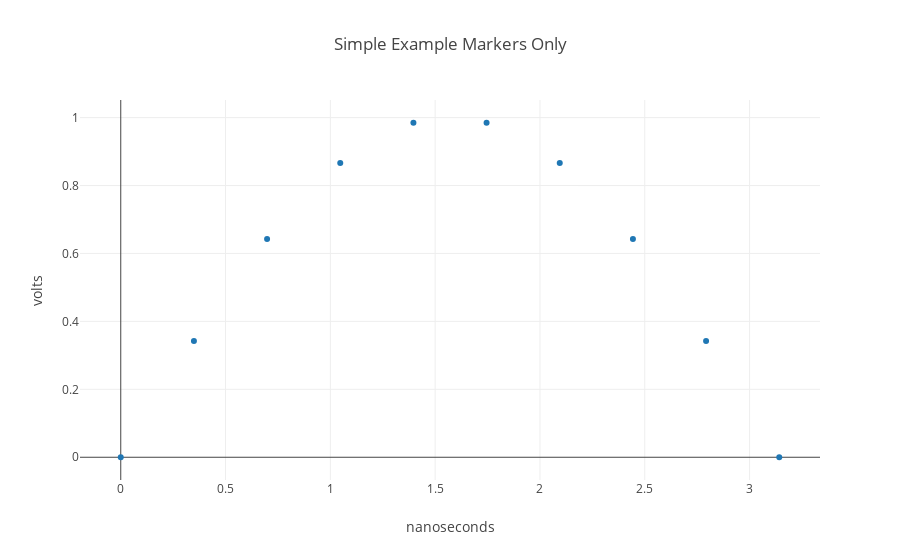

Notebook code for this chart:
### Code cell
x = np.linspace(0, np.pi, 10)

layout = go.Layout(
    title="Simple Example Markers Only",
    yaxis=dict(
        title='volts'
    ),
    xaxis=dict(title='nanoseconds'
    )
)

trace1 = go.Scatter(
    x=x,
    y=np.sin(x),
    mode='markers',
    name='sin(x)',
    line=dict(
        shape='spline'
    )
)

fig = go.Figure(data=[trace1], layout=layout)
py.offline.iplot(fig)

### Figure 1 — Plotly figure (JSON) as saved in the notebook; plotly's stock layout.template omitted (floating-point values rounded to 4 significant figures)
{"data": [{"line": {"shape": "spline"}, "mode": "markers", "name": "sin(x)", "type": "scatter", "x": [0, 0.3491, 0.6981, 1.047, 1.396, 1.745, 2.094, 2.443, 2.793, 3.142], "y": [0, 0.342, 0.6428, 0.866, 0.9848, 0.9848, 0.866, 0.6428, 0.342, 1.225e-16]}], "layout": {"title": "Simple Example Markers Only", "xaxis": {"title": "nanoseconds"}, "yaxis": {"title": "volts"}}}
